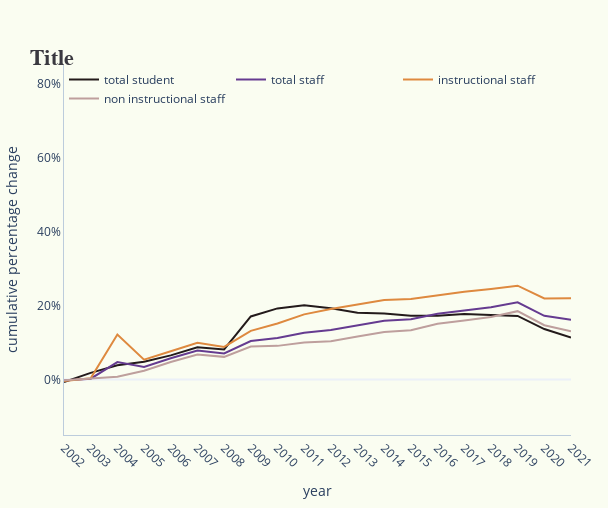

Notebook code for this chart:
### Code cell
#percent change - all institutions

pio.templates.default = "plotly_white"

fig_fte_percent_change_all_inst = go.Figure()
fig_fte_percent_change_all_inst.add_trace(go.Scatter(x=all_inst_pct_change["year"],y=all_inst_pct_change['student pct change cumulative'],name="total student",mode="lines",line=dict(width=2,color='#231A1B'),visible=True))
fig_fte_percent_change_all_inst.add_trace(go.Scatter(x=all_inst_pct_change["year"],y=all_inst_pct_change['staff pct change cumulative'],name="total staff",mode="lines",line=dict(width=2,color='#653B90'),visible=True))
fig_fte_percent_change_all_inst.add_trace(go.Scatter(x=all_inst_pct_change["year"],y=all_inst_pct_change['instruction pct change cumulative'],name="instructional staff",mode="lines",line=dict(width=2,color='#DE893F'),visible=True))
fig_fte_percent_change_all_inst.add_trace(go.Scatter(x=all_inst_pct_change["year"],y=all_inst_pct_change['non instruction pct change cumulative'],name="non instructional staff",mode="lines",line=dict(width=2,color='#BE9F9D'),visible=True))


fig_fte_percent_change_all_inst.update_layout(
    plot_bgcolor="#FAFDF1",
    paper_bgcolor="#FAFDF1",
    hovermode="x",
    hoverdistance=100, # Distance to show hover label of data point
    spikedistance=1000, # Distance to show spike
    xaxis=dict(
        title='year',
        linecolor="#BCCCDC",
        showspikes=True,
        spikethickness=2,
        spikedash="dot",
        spikecolor="#999999",
        spikemode="across",
        showgrid=False,
        fixedrange = True
    ),
    yaxis = dict(
        title="cumulative percentage change",
        linecolor="#BCCCDC",
        showgrid=False,
        fixedrange = True,
        range=[-15,85]
    )
)

fig_fte_percent_change_all_inst.update_layout(
    autosize=False,
    width=608,
    height=508,
    margin=dict(l=20, r=25, t=65, b=20))

fig_fte_percent_change_all_inst.update_layout(legend = dict(
    orientation = "h",
    x=0,
    y=1,
    bgcolor="#FAFDF1")
)

fig_fte_percent_change_all_inst.update_layout(
    title=dict(text="<b>Title</b>", font=dict(size=24), automargin=True, yref='paper')
)

fig_fte_percent_change_all_inst.update_layout(
    title_font_family="Georgia",
    title_font_color="#3a3940",
    title_font_size = 22
)

fig_fte_percent_change_all_inst.update_layout(yaxis_ticksuffix = "%")

fig_fte_percent_change_all_inst = fig_fte_percent_change_all_inst.update_xaxes(tickangle=45)
fig_fte_percent_change_all_inst.update_layout(hoverlabel_namelength=-1)

fig_fte_percent_change_all_inst.show()

### Figure 1 — Plotly figure (JSON) as saved in the notebook; plotly's stock layout.template omitted (floating-point values rounded to 4 significant figures)
{"data": [{"line": {"color": "#231A1B", "width": 2}, "mode": "lines", "name": "total student", "type": "scatter", "visible": true, "x": ["2002", "2003", "2004", "2005", "2006", "2007", "2008", "2009", "2010", "2011", "2012", "2013", "2014", "2015", "2016", "2017", "2018", "2019", "2020", "2021"], "y": [-0.69, 1.79, 3.85, 4.82, 6.52, 8.72, 8.12, 17.04, 19.22, 20.05, 19.23, 18.03, 17.86, 17.24, 17.2, 17.67, 17.45, 17.17, 13.63, 11.32]}, {"line": {"color": "#653B90", "width": 2}, "mode": "lines", "name": "total staff", "type": "scatter", "visible": true, "x": ["2002", "2003", "2004", "2005", "2006", "2007", "2008", "2009", "2010", "2011", "2012", "2013", "2014", "2015", "2016", "2017", "2018", "2019", "2020", "2021"], "y": [-0.25, 0.23, 4.72, 3.4, 5.75, 7.86, 7.06, 10.38, 11.21, 12.66, 13.38, 14.59, 15.86, 16.28, 17.76, 18.63, 19.54, 20.88, 17.2, 16.14]}, {"line": {"color": "#DE893F", "width": 2}, "mode": "lines", "name": "instructional staff", "type": "scatter", "visible": true, "x": ["2002", "2003", "2004", "2005", "2006", "2007", "2008", "2009", "2010", "2011", "2012", "2013", "2014", "2015", "2016", "2017", "2018", "2019", "2020", "2021"], "y": [-0.39, 0.33, 12.17, 5.37, 7.63, 9.92, 8.8, 13.14, 15.14, 17.6, 19.04, 20.16, 21.47, 21.78, 22.79, 23.69, 24.47, 25.36, 21.89, 21.97]}, {"line": {"color": "#BE9F9D", "width": 2}, "mode": "lines", "name": "non instructional staff", "type": "scatter", "visible": true, "x": ["2002", "2003", "2004", "2005", "2006", "2007", "2008", "2009", "2010", "2011", "2012", "2013", "2014", "2015", "2016", "2017", "2018", "2019", "2020", "2021"], "y": [-0.17, 0.18, 0.73, 2.35, 4.75, 6.76, 6.12, 8.9, 9.09, 10.01, 10.34, 11.6, 12.84, 13.33, 15.06, 15.92, 16.89, 18.47, 14.67, 13.01]}], "layout": {"autosize": false, "height": 508, "hoverdistance": 100, "hoverlabel": {"namelength": -1}, "hovermode": "x", "legend": {"bgcolor": "#FAFDF1", "orientation": "h", "x": 0, "y": 1}, "margin": {"b": 20, "l": 20, "r": 25, "t": 65}, "paper_bgcolor": "#FAFDF1", "plot_bgcolor": "#FAFDF1", "spikedistance": 1000, "title": {"automargin": true, "font": {"color": "#3a3940", "family": "Georgia", "size": 22}, "text": "<b>Title</b>", "yref": "paper"}, "width": 608, "xaxis": {"fixedrange": true, "linecolor": "#BCCCDC", "showgrid": false, "showspikes": true, "spikecolor": "#999999", "spikedash": "dot", "spikemode": "across", "spikethickness": 2, "tickangle": 45, "title": {"text": "year"}}, "yaxis": {"fixedrange": true, "linecolor": "#BCCCDC", "range": [-15, 85], "showgrid": false, "ticksuffix": "%", "title": {"text": "cumulative percentage change"}}}}
